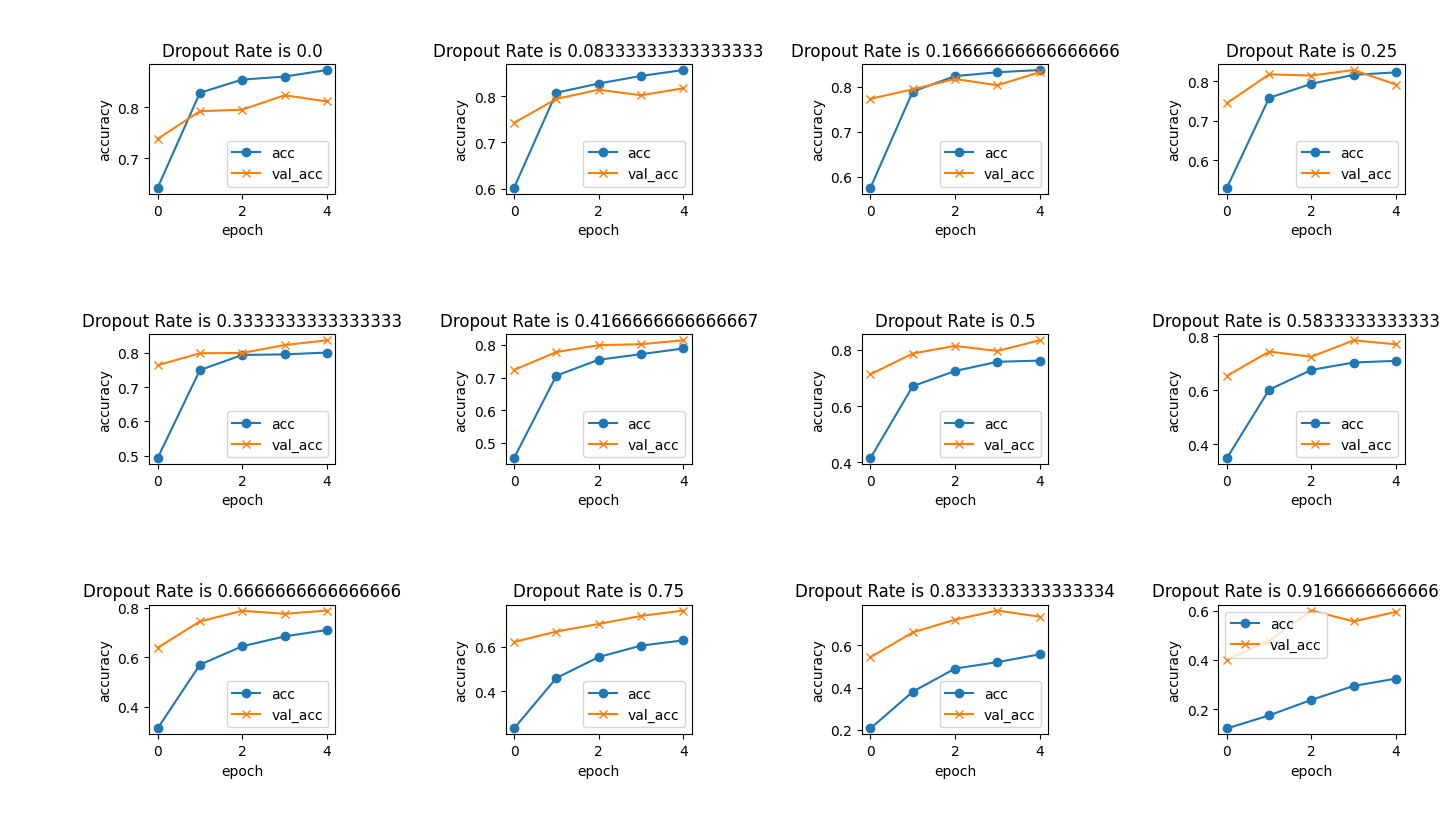

Python code for this plot:
import numpy as np
import matplotlib.pyplot as plt
from tensorflow.keras.datasets import mnist
from tensorflow.keras.layers import Activation, Dense, Dropout
from tensorflow.keras.models import Sequential, load_model
from tensorflow.keras import optimizers
from tensorflow.keras.utils import to_categorical
def main(dropoutrate=0.5):
    (X_train, y_train), (X_test, y_test) = mnist.load_data()
    
    X_train = X_train.reshape(X_train.shape[0], 784)[:6000]
    X_test = X_test.reshape(X_test.shape[0], 784)[:1000]
    y_train = to_categorical(y_train)[:6000]
    y_test = to_categorical(y_test)[:1000]
    
    model = Sequential()
    model.add(Dense(256, input_dim=784))
    model.add(Activation("sigmoid"))
    model.add(Dense(128))
    model.add(Activation("sigmoid"))
    
    #- --------------------------
    # ここを書いて下さい
    model.add(Dropout(rate=dropoutrate))
    # ここまで書いて下さい
    # ---------------------------
    model.add(Dense(10))
    model.add(Activation("softmax"))
    
    sgd = optimizers.SGD(lr=0.1)
    
    model.compile(optimizer=sgd, loss="categorical_crossentropy", metrics=["accuracy"])
    
    history = model.fit(X_train, y_train, batch_size=32, epochs=5, verbose=1, validation_data=(X_test, y_test))
    return history
n=12
ans=set()
N=n
for i in range(1,int(N**0.5+3)):
    if N%i==0:
        ans.add(tuple(sorted([i,N//i])))
row,col=sorted(ans)[-1]
fig = plt.figure()
for a,b,i in zip([row]*N,[col]*N,range(N)):
    ax = fig.add_subplot(a, b, i+1)
    history=main(i/n)
    ax.set_title(f"Dropout Rate is {i/n}")
    ax.plot(history.history["accuracy"], label="acc", ls="-", marker="o")
    ax.plot(history.history["val_accuracy"], label="val_acc", ls="-", marker="x")
    ax.set_ylabel("accuracy")
    ax.set_xlabel("epoch")
    ax.legend(loc="best")
#acc, val_accのプロット
""" 
plt.plot(history.history["accuracy"], label="acc", ls="-", marker="o")
plt.plot(history.history["val_accuracy"], label="val_acc", ls="-", marker="x")
plt.ylabel("accuracy")
plt.xlabel("epoch")
plt.legend(loc="best") """
fig.tight_layout()
mng = plt.get_current_fig_manager()
#mng.frame.Maximize(True)
mng.resize(*mng.window.maxsize())
plt.savefig("./HJqI92UsIgG.png")
plt.show()